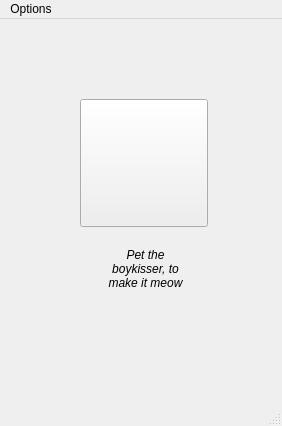
<?xml version="1.0" encoding="UTF-8"?>
<ui version="4.0">
 <class>MainWindow</class>
 <widget class="QMainWindow" name="MainWindow">
  <property name="windowModality">
   <enum>Qt::WindowModality::NonModal</enum>
  </property>
  <property name="geometry">
   <rect>
    <x>0</x>
    <y>0</y>
    <width>282</width>
    <height>426</height>
   </rect>
  </property>
  <property name="sizePolicy">
   <sizepolicy hsizetype="Fixed" vsizetype="Fixed">
    <horstretch>0</horstretch>
    <verstretch>0</verstretch>
   </sizepolicy>
  </property>
  <property name="minimumSize">
   <size>
    <width>282</width>
    <height>426</height>
   </size>
  </property>
  <property name="maximumSize">
   <size>
    <width>282</width>
    <height>426</height>
   </size>
  </property>
  <property name="baseSize">
   <size>
    <width>282</width>
    <height>426</height>
   </size>
  </property>
  <property name="windowTitle">
   <string>Meow Simulator</string>
  </property>
  <property name="windowIcon">
   <iconset resource="icon.qrc">
    <normaloff>:/icon/static.png</normaloff>:/icon/static.png</iconset>
  </property>
  <property name="layoutDirection">
   <enum>Qt::LayoutDirection::LeftToRight</enum>
  </property>
  <property name="locale">
   <locale language="Polish" country="Poland"/>
  </property>
  <property name="unifiedTitleAndToolBarOnMac">
   <bool>false</bool>
  </property>
  <widget class="QWidget" name="centralwidget">
   <widget class="QPushButton" name="meowButton">
    <property name="geometry">
     <rect>
      <x>80</x>
      <y>80</y>
      <width>128</width>
      <height>128</height>
     </rect>
    </property>
    <property name="sizePolicy">
     <sizepolicy hsizetype="Minimum" vsizetype="Fixed">
      <horstretch>0</horstretch>
      <verstretch>0</verstretch>
     </sizepolicy>
    </property>
    <property name="cursor">
     <cursorShape>OpenHandCursor</cursorShape>
    </property>
    <property name="acceptDrops">
     <bool>true</bool>
    </property>
    <property name="text">
     <string/>
    </property>
    <property name="icon">
     <iconset resource="icon.qrc">
      <normaloff>:/icon/static.png</normaloff>:/icon/static.png</iconset>
    </property>
    <property name="iconSize">
     <size>
      <width>128</width>
      <height>128</height>
     </size>
    </property>
   </widget>
   <widget class="QLabel" name="label">
    <property name="enabled">
     <bool>true</bool>
    </property>
    <property name="geometry">
     <rect>
      <x>100</x>
      <y>220</y>
      <width>91</width>
      <height>61</height>
     </rect>
    </property>
    <property name="autoFillBackground">
     <bool>false</bool>
    </property>
    <property name="frameShape">
     <enum>QFrame::Shape::NoFrame</enum>
    </property>
    <property name="text">
     <string>&lt;html&gt;&lt;head/&gt;&lt;body&gt;&lt;p&gt;&lt;span style=&quot; font-style:italic;&quot;&gt;Pet the boykisser, to make it meow&lt;/span&gt;&lt;/p&gt;&lt;/body&gt;&lt;/html&gt;</string>
    </property>
    <property name="textFormat">
     <enum>Qt::TextFormat::RichText</enum>
    </property>
    <property name="alignment">
     <set>Qt::AlignmentFlag::AlignCenter</set>
    </property>
    <property name="wordWrap">
     <bool>true</bool>
    </property>
   </widget>
  </widget>
  <widget class="QMenuBar" name="menubar">
   <property name="geometry">
    <rect>
     <x>0</x>
     <y>0</y>
     <width>282</width>
     <height>30</height>
    </rect>
   </property>
   <widget class="QMenu" name="menuAbout">
    <property name="title">
     <string>Options</string>
    </property>
    <addaction name="actionAbout"/>
   </widget>
   <addaction name="menuAbout"/>
  </widget>
  <widget class="QStatusBar" name="statusbar"/>
  <action name="actionAbout">
   <property name="text">
    <string>Purr</string>
   </property>
  </action>
 </widget>
 <resources>
  <include location="icon.qrc"/>
 </resources>
 <connections/>
</ui>
